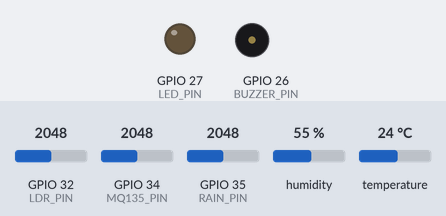
Bench run of a sketch on a simulated ESP32. Parts: output pins drawn as LEDs (lit = HIGH), buzzer (waves = sounding, pin HIGH). Inputs (shaded band) come from the test bench; at power-on: GPIO 34 (MQ135_PIN) = 2048, GPIO 32 (LDR_PIN) = 2048, GPIO 35 (RAIN_PIN) = 2048, humidity 55 %, temperature 24 °C. WiFi joins after 1.5 s; servers stay silent unless stated; uploads are accepted with an empty reply; what the sketch prints to the serial monitor is not drawn.

Above: at 3.2 s.
3.3 s: GPIO 34 (MQ135_PIN) set to 2456
13.4 s: GPIO 34 (MQ135_PIN) set to 2554
At 23.4 s:
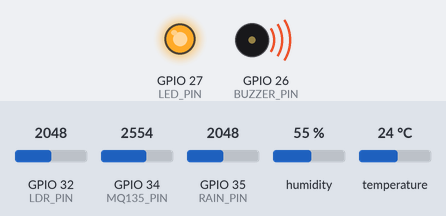
23.9 s: GPIO 34 (MQ135_PIN) set to 2460
At 33.4 s:
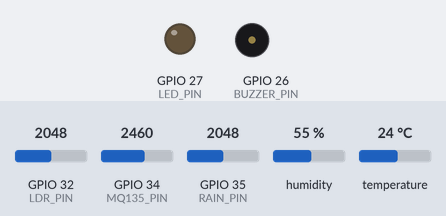
34.2 s: GPIO 34 (MQ135_PIN) set to 2540
At 43.5 s:
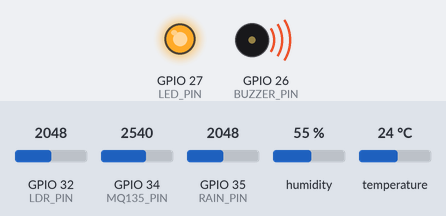
Timing chart, 0 to 45.0 s (numbered marks = the images above; inputs shaded):
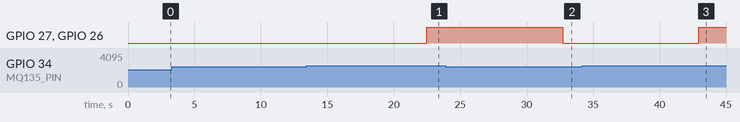

The sketch:

esp32_firmware.ino
```cpp
#include <DHT.h>
#include <HTTPClient.h>
#include <WiFi.h>


#define DHTPIN 4
#define DHTTYPE DHT11
#define MQ135_PIN 34
#define RAIN_PIN 35
#define LDR_PIN 32
#define BUZZER_PIN 26
#define LED_PIN 27

const char *ssid = "wifi_name";
const char *password = "password";
const char *serverName = "http://your_IP_Address:5000/api/sensor";

DHT dht(DHTPIN, DHTTYPE);

void setup() {
  Serial.begin(115200);
  dht.begin();

  pinMode(BUZZER_PIN, OUTPUT);
  pinMode(LED_PIN, OUTPUT);

  digitalWrite(BUZZER_PIN, LOW);
  digitalWrite(LED_PIN, LOW);

  WiFi.begin(ssid, password);
  Serial.print("Connecting to WiFi");

  while (WiFi.status() != WL_CONNECTED) {
    delay(1000);
    Serial.print(".");
  }

  Serial.println("\nConnected to WiFi!");
}

void loop() {

  float temperature = dht.readTemperature();
  float humidity = dht.readHumidity();
  int airQuality = analogRead(MQ135_PIN);
  int rainfall = analogRead(RAIN_PIN);
  int ldr = analogRead(LDR_PIN);

  if (isnan(temperature) || isnan(humidity)) {
    Serial.println("DHT Read Failed!");
    return;
  }

  Serial.println("----- Sensor Readings -----");
  Serial.print("Temperature: ");
  Serial.println(temperature);
  Serial.print("Humidity: ");
  Serial.println(humidity);
  Serial.print("Air Quality: ");
  Serial.println(airQuality);
  Serial.print("Rainfall: ");
  Serial.println(rainfall);
  Serial.print("LDR: ");
  Serial.println(ldr);

  // 🚨 ALERT CONDITIONS
  if (airQuality > 2500 || rainfall < 500) {
    digitalWrite(BUZZER_PIN, HIGH);
    digitalWrite(LED_PIN, HIGH);
    Serial.println("⚠ ALERT CONDITION TRIGGERED!");
  } else {
    digitalWrite(BUZZER_PIN, LOW);
    digitalWrite(LED_PIN, LOW);
  }

  // Send to Server
  if (WiFi.status() == WL_CONNECTED) {
    HTTPClient http;
    http.begin(serverName);
    http.addHeader("Content-Type", "application/json");

    String jsonData = "{";
    jsonData += "\"temperature\":" + String(temperature) + ",";
    jsonData += "\"humidity\":" + String(humidity) + ",";
    jsonData += "\"airQuality\":" + String(airQuality) + ",";
    jsonData += "\"rainfall\":" + String(rainfall) + ",";
    jsonData += "\"ldr\":" + String(ldr);
    jsonData += "}";

    int httpResponseCode = http.POST(jsonData);

    Serial.print("HTTP Response Code: ");
    Serial.println(httpResponseCode);

    http.end();
  }

  Serial.println("----------------------------\n");
  delay(10000);
}
```

Measured:
- the behaviour switches between 2500 and 2501 on GPIO 34 (MQ135_PIN) (found by bisection; images 0 and 1)
- after the input at 3.3 s, every drawn part: stays the same
- after the input at 13.4 s, GPIO 27 (LED_PIN), GPIO 26 (BUZZER_PIN): LOW → HIGH after 9.1 s
- after the input at 23.9 s, GPIO 27 (LED_PIN), GPIO 26 (BUZZER_PIN): HIGH → LOW after 8.8 s
- after the input at 34.2 s, GPIO 27 (LED_PIN), GPIO 26 (BUZZER_PIN): LOW → HIGH after 8.7 s
